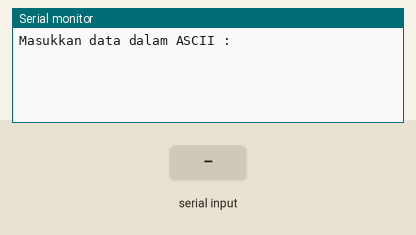
Bench run of a sketch on a simulated Arduino Uno, built with avr-gcc and run on an emulated ATmega328P. On the bench: the last lines printed to the serial monitor. Inputs (shaded band) come from the test bench.

Above: at 1.2 s.
1.3 s: "90,45,200\n" received over Serial
At 1.56 s:
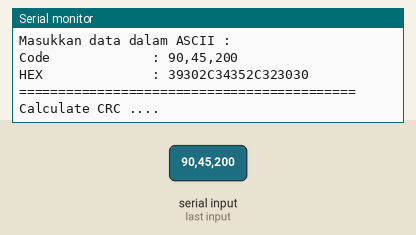
4.8 s: "1\n" received over Serial
At 5.01 s:
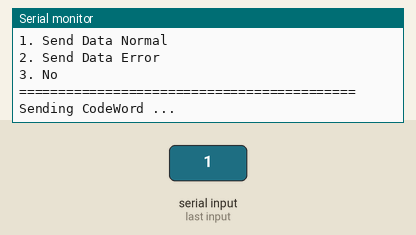
6.3 s: "30,150,10\n" received over Serial
At 9.8 s:
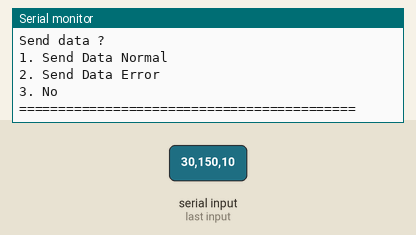
10.8 s: "2\n" received over Serial
At 11.01 s:
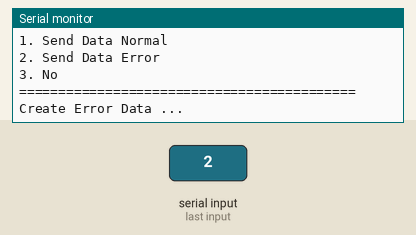

The sketch:

crc16.ino
```cpp
#include "CRC16.h"
#include "CRC.h"
#include <SoftwareSerial.h>

SoftwareSerial mySerial(2, 3);

CRC16 crc;

char str[50];
int aktifMenu = 0, pilihCRC = 0;
String code = "";
String CRC;

String inString = "", massage = "", hex = "";
bool comComp = false;

void setup() {
  // put your setup code here, to run once:
  Serial.begin(115200);
  mySerial.begin(9600);
}

void loop() {
  // put your main code here, to run repeatedly:
  menu();
}
```

crc16_polynome.ino
```cpp
void cdma2000() {
  crc.setPolynome(0xC867);
  crc.setStartXOR(0xFFFF);
  crc.setEndXOR(0);
  crc.setReverseIn(false);
  crc.setReverseOut(false);
  crc.add((uint8_t *) str, massage.length() - 1);
  Serial.print("CRC-16/CDMA2000 : ");
  Serial.println(crc.getCRC(), HEX);
}

void ccittFalse() {
  crc.setPolynome(0x1021);
  crc.setStartXOR(0xFFFF);
  crc.setEndXOR(0);
  crc.setReverseIn(false);
  crc.setReverseOut(false);
  crc.add((uint8_t *) str, massage.length() - 1);
  Serial.print("CRC-16/CCITT - FALSE : ");
  Serial.println(crc.getCRC(), HEX);
}

void xmodem() {
  crc.setPolynome(0x1021);
  crc.setStartXOR(0);
  crc.setEndXOR(0);
  crc.setReverseIn(false);
  crc.setReverseOut(false);
  crc.add((uint8_t *) str, massage.length() - 1);
  Serial.print("CRC-16/XMODEM : ");
  Serial.println(crc.getCRC(), HEX);
}

void arc() {
  crc.setPolynome(0x8005);
  crc.setStartXOR(0);
  crc.setEndXOR(0);
  crc.setReverseIn(true);
  crc.setReverseOut(true);
  crc.add((uint8_t *) str, massage.length() - 1);
  CRC = crc.getCRC();
  Serial.println("Using Polynomial : 0x8005");
  Serial.println("StartXOR         : 0x0000");
  Serial.println("EndXOR           : 0x0000");
  Serial.println("ReverseIn        : true");
  Serial.println("ReverseOut       : true");
  Serial.print("===========================================\n");
}
```

menu.ino
```cpp
void menu() {
  switch (aktifMenu) {
    case 0:
      Serial.print("Masukkan data dalam ASCII :\n");
      massage = "";
      comComp = false;
      inString = "";
      aktifMenu = 1;
      break;
    case 1:
      if (comComp == true) {
        massage += inString;
        massage.toCharArray(str, massage.length());
        aktifMenu = 2;
      }
      break;
    case 2:
      Serial.print("Code             : " + massage);
      Serial.print("HEX              : ");
      for (int i = 0; i < massage.length() - 1; i++) {
        Serial.print(massage[i], HEX);
      }
      Serial.print("\n");
      Serial.print("===========================================\n");
      aktifMenu = 3;
      break;
    case 3:
      Serial.print("Calculate CRC ");
      for (int i = 0; i < 10; i++) {
        Serial.print(".");
        delay(100);
      }
      Serial.print("\n");
      arc();
      Serial.print("Getting CRC ");
      for (int i = 0; i < 10; i++) {
        Serial.print(".");
        delay(100);
      }
      Serial.print("\n");
      Serial.print("getCRC           : ");
      Serial.println(crc.getCRC(), HEX);
      Serial.print("===========================================\n");
      aktifMenu = 4;
      break;
    case 4:
      Serial.print("Getting CodeWord ");
      for (int i = 0; i < 10; i++) {
        Serial.print(".");
        delay(100);
      }
      Serial.print("\n");
      Serial.print("CodeWord         : ");
      for (int i = 0; i < massage.length() - 1; i++) {
        Serial.print(massage[i]);
      }
      Serial.println(crc.getCRC(), HEX);
      Serial.println("Or");
      Serial.print("CodeWord         : ");
      for (int i = 0; i < massage.length() - 1; i++) {
        Serial.print(massage[i], HEX);
      }
      Serial.println(crc.getCRC(), HEX);
      Serial.print("===========================================\n");
      aktifMenu = 5;
      break;
    case 5:
      Serial.println("Send data ?");
      Serial.println("1. Send Data Normal\n2. Send Data Error\n3. No");
      Serial.print("===========================================\n");
      comComp = false;
      inString = "";
      aktifMenu = 6;
      break;
    case 6:
      if (comComp == true) {
        if (inString.toInt() == 1) {
          Serial.print("Sending CodeWord ");
          for (int i = 0; i < 10; i++) {
            Serial.print(".");
            delay(100);
          }
          Serial.print("\n");
          mySerial.print("$");
          for (int i = 0; i < massage.length() - 1; i++) {
            mySerial.print(massage[i]);
          }
          mySerial.print("&");
          mySerial.print("$");
          for (int i = 0; i < massage.length() - 1; i++) {
            mySerial.print(massage[i], HEX);
          }
          mySerial.print("&");
          mySerial.print("$");
          mySerial.print(crc.getCRC(), HEX);
          mySerial.print("&");
          mySerial.print("\n");
          Serial.print("===========================================\n");
          crc.reset();
          aktifMenu = 0;
        }
        if (inString.toInt() == 2) {
          Serial.print("Create Error Data ");
          for (int i = 0; i < 10; i++) {
            Serial.print(".");
            delay(100);
          }
          Serial.print("\n");
          Serial.print("Sending CodeWord ");
          for (int i = 0; i < 10; i++) {
            Serial.print(".");
            delay(100);
          }
          Serial.print("\n");
          //          mySerial.print("$ascii&$");
          mySerial.print("$");
          for (int i = 0; i < massage.length() - 1; i++) {
            mySerial.print(massage[i]);
          }
          //          mySerial.print(crc.getCRC(), HEX);
          mySerial.print("&");
          //          mySerial.print("$hex&$");
          mySerial.print("$");
          for (int i = 0; i < massage.length() - 1; i++) {
            mySerial.print(massage[i], HEX + 1);
          }
          mySerial.print("&");
          mySerial.print("$");
          mySerial.print(crc.getCRC(), HEX);
          mySerial.print("&");
          mySerial.print("\n");
          Serial.print("===========================================\n");
          crc.reset();
          aktifMenu = 0;
        }
        if (inString.toInt() == 3) {
          crc.reset();
          aktifMenu = 0;
        }
      }
      break;
  }
}
```

serialEvent.ino
```cpp
void serialEvent() {
  while (Serial.available()){
    char inChar = (char)Serial.read();
    inString += inChar;
    if(inChar == '\n'){
      comComp = true;
    }
  }
}
```

Measured:
- after the input at 1.3 s, the serial monitor: prints a new line at once (image 1)
- after the input at 4.8 s, the serial monitor: prints a new line at once (image 2)
- after the input at 6.3 s, the serial monitor: prints a new line at once (image 3)
- after the input at 10.8 s, the serial monitor: prints a new line at once (image 4)
